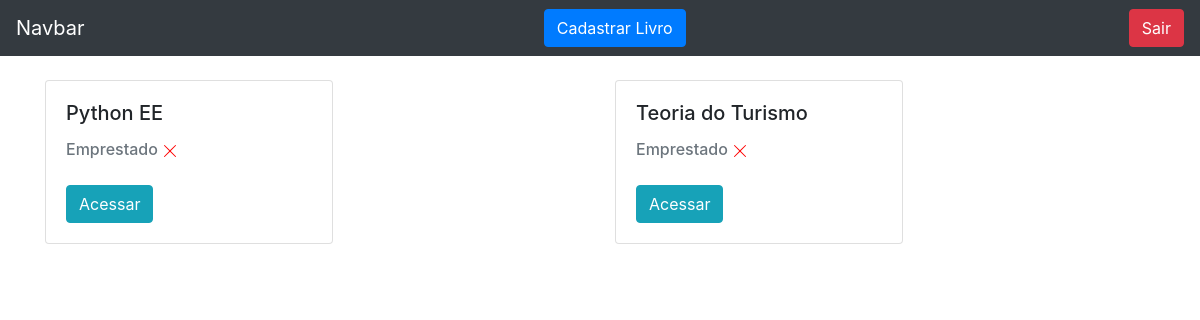
Page /livro/home/ (signed in) on the earlier database version.
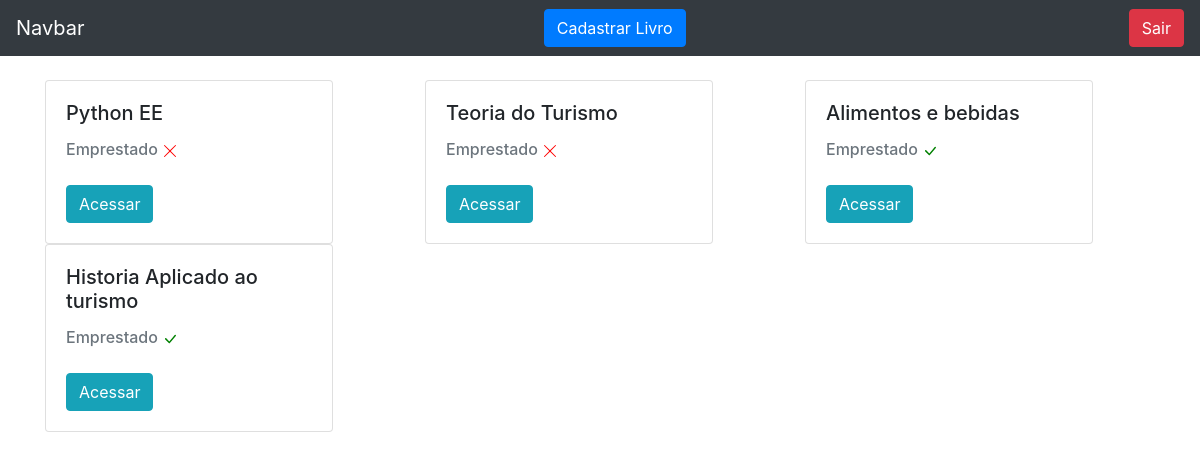
Same page on the later database version.
### livro/models.py (models this page shows, shortened)
class Livros(models.Model):
    nome = models.CharField(max_length = 100)
    autor = models.CharField(max_length = 30)
    co_autor = models.CharField(max_length = 30, blank = True)
    data_cadastro = models.DateField(default = date.today)
    emprestado = models.BooleanField(default = False)
    categoria = models.ForeignKey(Categoria, on_delete=models.DO_NOTHING)
    usuario =  models.ForeignKey(Usuario, on_delete=models.DO_NOTHING)
    class Meta:
        verbose_name = 'Livro'

### livro/views.py (the view)
def home(request):
    if request.session.get('usuario'):
        usuario = Usuario.objects.get(id = request.session['usuario'])
        livros = Livros.objects.filter(usuario = usuario)
        form = CadastroLivro()
        form.fields['usuario'].initial = request.session['usuario']
        form.fields['categoria'].queryset = Categoria.objects.filter(usuario = usuario)
        return render(request, 'home.html', {'livros': livros, 'usuario_logado': request.session.get('usuario'), 'form': form})
    else:
        return redirect('/auth/login/?status=2')

### livro/models.py (called while the page is built)
    def __str__(self) -> str:
            return self.nome

### livro/templates/home.html (shortened to what this page needs)
{% extends 'base.html' %}
{% block 'conteudo' %}
<div class="container">
  <br>
    <div class="row">
        {% for livro in livros %}
        <div class="col-md">
            <div class="card" style="width: 18rem;">
                <div class="card-body">
                  <h5 class="card-title">{{livro.nome}}</h5>
                  <h6 style="display:inline;" class="card-subtitle mb-2 text-muted">Emprestado</h6>
                    <br><br>
                    <a href="{% url 'ver_livros' livro.id %}" class="btn btn-info" >Acessar</a>
                </div>
            </div>
        </div>
    {% endfor %}
    </div>
</div>
{% endblock %}

### templates/base.html (shortened to what this page needs)
<!doctype html>
<html lang="en">
  <head>
    <link rel="stylesheet" href="https://cdn.jsdelivr.net/npm/bootstrap@4.6.1/dist/css/bootstrap.min.css">
  </head>
  <body>
    <nav class="navbar navbar-dark bg-dark">
        <a class="navbar-brand" href="{% url 'home' %}">Navbar</a>
        {% if usuario_logado %}
    <button type="button" class="btn btn-primary" data-toggle="modal" data-target="#exampleModal">
      Cadastrar Livro
    </button>
          <a href="{% url 'sair' %}" class="btn btn-danger">Sair</a>
        {% endif %}
      </nav>
    {% block 'conteudo' %}{% endblock %}
  </body>
</html>

Differences in the rows shown:
added Livros: nome "Alimentos e bebidas", emprestado True (drawn)
added Livros: nome "Historia Aplicado ao turismo", emprestado True (drawn)
